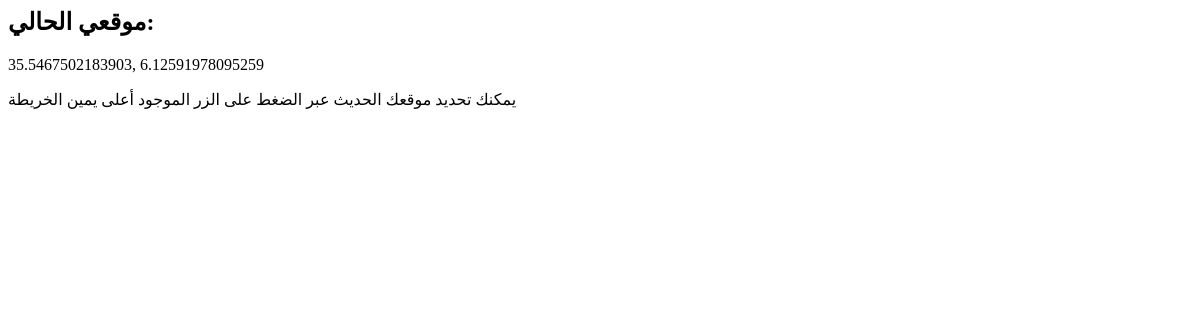
Page /map (signed in) on the earlier database version.
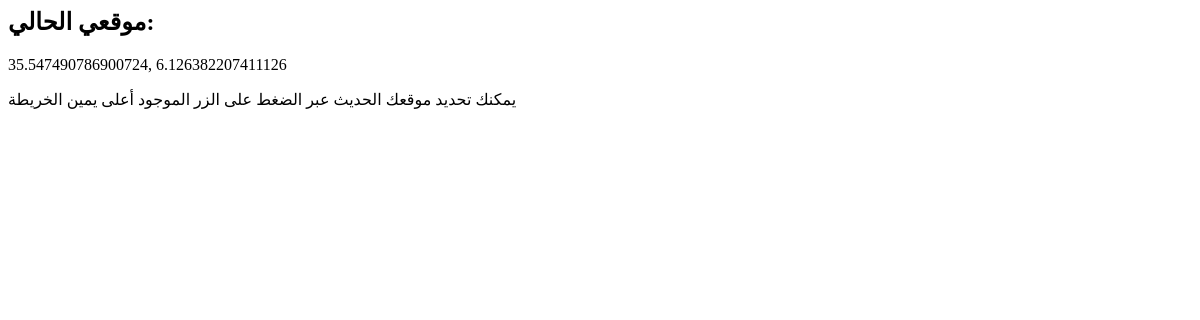
Same page on the later database version.
### application/models.py (models this page shows, shortened)
class User(db.Model, UserMixin):
    id = db.Column(db.Integer, primary_key=True)
    username = db.Column(db.String(20), unique=True, nullable=False)
    full_name = db.Column(db.String(64), default='no full name')
    email = db.Column(db.String(120), unique=True, nullable=False)
    user_type = db.Column(db.String(20))
    image_file = db.Column(db.String(20), nullable=False, default='profile.png')
    password = db.Column(db.String(64), nullable=False)
    services = db.relationship('Service', backref='owner', lazy=True)
    created_at = db.Column(db.DateTime, nullable=False, default=datetime.utcnow)
    last_login = db.Column(db.DateTime)
    is_active = db.Column(db.Boolean, default=False)
    is_connected = db.Column(db.Boolean, default=False)
    address_first_line = db.Column(db.String(64), default='')
    address_second_line = db.Column(db.String(64), default='')
    city = db.Column(db.String(20), default='')
    phone_number = db.Column(db.String(14), default='')
    lat = db.Column(db.Float(20))
    lon = db.Column(db.Float(20))
    requests = db.relationship('ServiceRequest', cascade="all, delete", backref='client', lazy=True)
    request_messages = db.relationship('ServiceRequestMessages', cascade="all, delete", backref='message_sender', lazy=True)
    notifications = db.relationship('Notification', cascade="all, delete", backref='user_notified', lazy=True)

### application/routes.py (the view)
@app.route('/map', methods=['GET', 'POST'])
def map():
    if request.method == 'POST':
        data = request.get_json()
        current_user.lat = data['lat']
        current_user.lon = data['lng']
        db.session.commit()
        return jsonify(data)
    return render_template('map.html')

### application/models.py (called while the page is built)
@login_manager.user_loader
def load_user(user_id):
    return User.query.get(int(user_id))

### application/templates/map.html (shortened to what this page needs)
<div class="text-center">
    {% if current_user.lat %}
    <h2 id="position-title">موقعي الحالي:</h2>
    <p><span id="user-lat">{{ current_user.lat }}</span>, <span id="user-lon">{{ current_user.lon }}</span></p>
    {% endif %}
</div>
<div class="alert alert-info text-center" id="info">
    يمكنك تحديد موقعك الحديث عبر الضغط على الزر الموجود أعلى يمين الخريطة
</div>

Differences in the rows shown:
changed User: lat "35.5467502183903" → "35.547490786900724"; lon "6.12591978095259" → "6.126382207411126"
